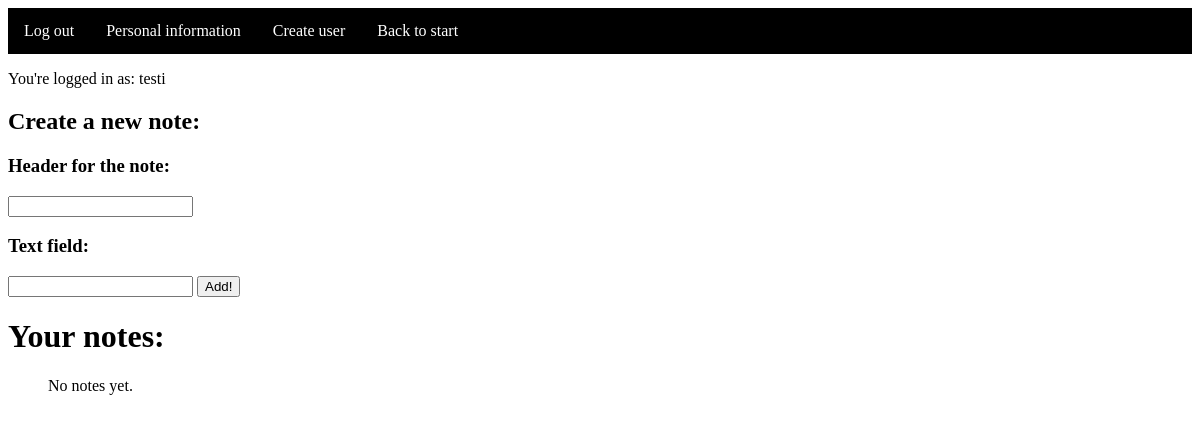
Page / (signed in) on the earlier database version.
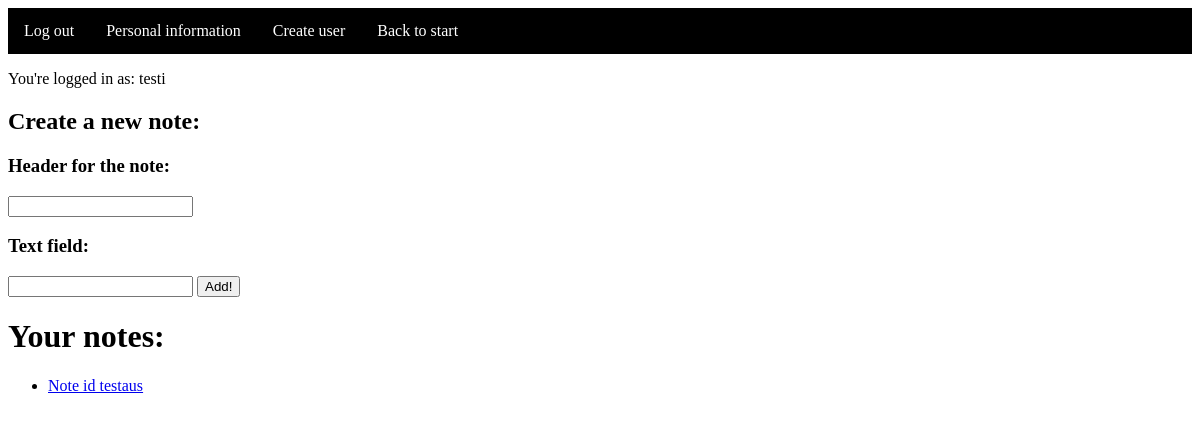
Same page on the later database version.
### pages/models.py (models this page shows, shortened)
class Note(models.Model):
    author = models.ForeignKey(User, on_delete=models.CASCADE)
    note_header = models.CharField(max_length=30, blank=True, null=True)
    note_text = models.CharField(max_length=300)
    note_date = models.DateTimeField('note date')

### pages/views.py (the view)
# urls.py: path('', views.index, name='index'),
def index(request):
    if request.method == 'POST': # post a note
        author = request.user
        header = request.POST.get('header')
        text = request.POST.get('text')
        date = datetime.datetime.now()
        Note.objects.create(author=author, note_header=header, note_text=text, note_date=date)
    notes = []
    if str(request.user) != 'AnonymousUser': # check if user is logged in
        notes = Note.objects.filter(author = request.user)
    context = {'latest_note_list': notes}
    return render(request,'pages/index.html', context)

### pages/templates/pages/index.html (shortened to what this page needs)
{% extends 'pages/layout.html'%}
{% block content %}
{% if user.is_authenticated %}
<p> You're logged in as: {{ user.username }}</p>
{% endif %}
{% if user.is_authenticated %}
<h2>Create a new note: </h2>
<form method="POST">
    <h3>Header for the note:</h3>
    <input type="text" name="header"/>
    <h3>Text field:</h3>
    <input type="text" name="text"/>
    <input type="submit" value="Add!"/>
</form>
{% endif %}
<h1>Your notes:</h1>
{% if user.is_authenticated %}
    <ul>
    {% if latest_note_list %}
    {% for note in latest_note_list %}
        <li><a href="/{{note.id}}/">{{ note.note_header }}</a></li>
    {% endfor %}
    {% else %}
    <p>No notes yet.</p>
    {% endif %}
    </ul>
{% else %}
    <p>Log in to see notes</p>
{% endif %}
{% endblock %}

### pages/templates/pages/layout.html (shortened to what this page needs)
{% load static %}
<!DOCTYPE html>
<html>
    <head>
        <link rel="stylesheet" type="text/css" href="{% static 'pages/style.css' %}">
    </head>
    <body>
        <nav>
            <ul class="nav-bar">
                {% if user.is_authenticated %}
                <li class="nav-bar-li"><a class= "nav-bar-li-a" href="/logout">Log out</a></li>
                <li class="nav-bar-li"><a class= "nav-bar-li-a" href="/profile">Personal information</a></li>
                {% endif %}
                <li class="nav-bar-li"><a class= "nav-bar-li-a" href="/register">Create user</a></li>
                <li class="nav-bar-li"><a class= "nav-bar-li-a" href="/">Back to start</a></li>
            </ul>
        </nav>
        <div>
            {% block content %}
            {% endblock %}
        </div>
    </body>
</html>

### pages/static/pages/style.css (style rules this page uses)
.nav-bar { list-style-type: none; margin: 0; padding: 0; overflow: hidden; background-color: black; }
.nav-bar-li { float: left; }
.nav-bar-li-a { display: block; color: white; text-align: center; padding: 14px 16px; text-decoration: none; }

Differences in the rows shown:
added Note: note_header "Note id testaus"
Other differences:
text no longer shown: "No notes yet."
